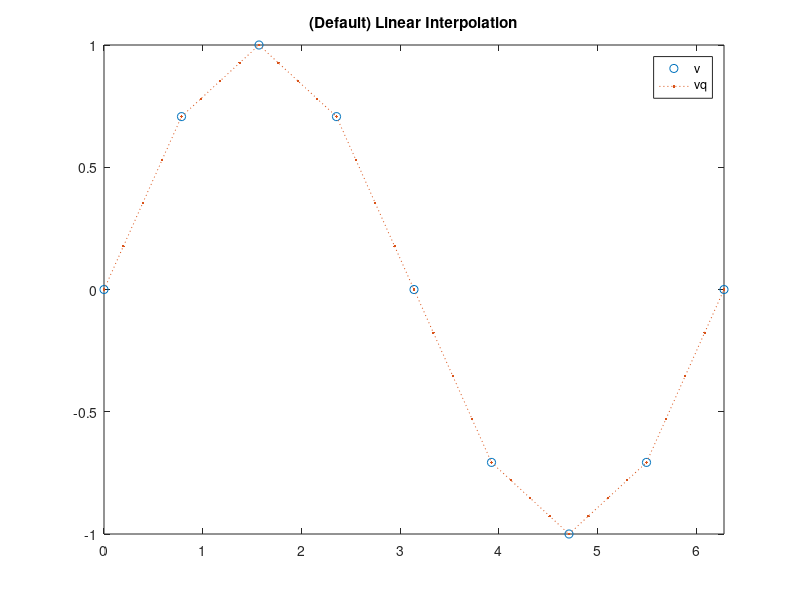
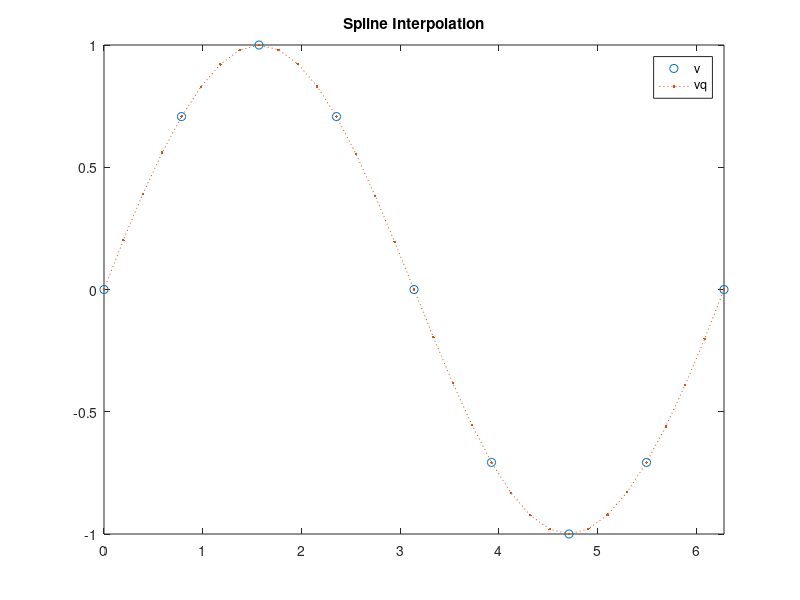

MATLAB code to generate these figures, in order:
x = 0:pi/4:2*pi; 
v = sin(x);


xq = 0:pi/16:2*pi;

figure
vq1 = interp1(x,v,xq);
plot(x,v,'o',xq,vq1,':.');
xlim([0 2*pi]);
title('(Default) Linear Interpolation');
legend('v','vq');

figure
vq2 = interp1(x,v,xq,'spline');
plot(x,v,'o',xq,vq2,':.');
xlim([0 2*pi]);
title('Spline Interpolation');
legend('v','vq');
